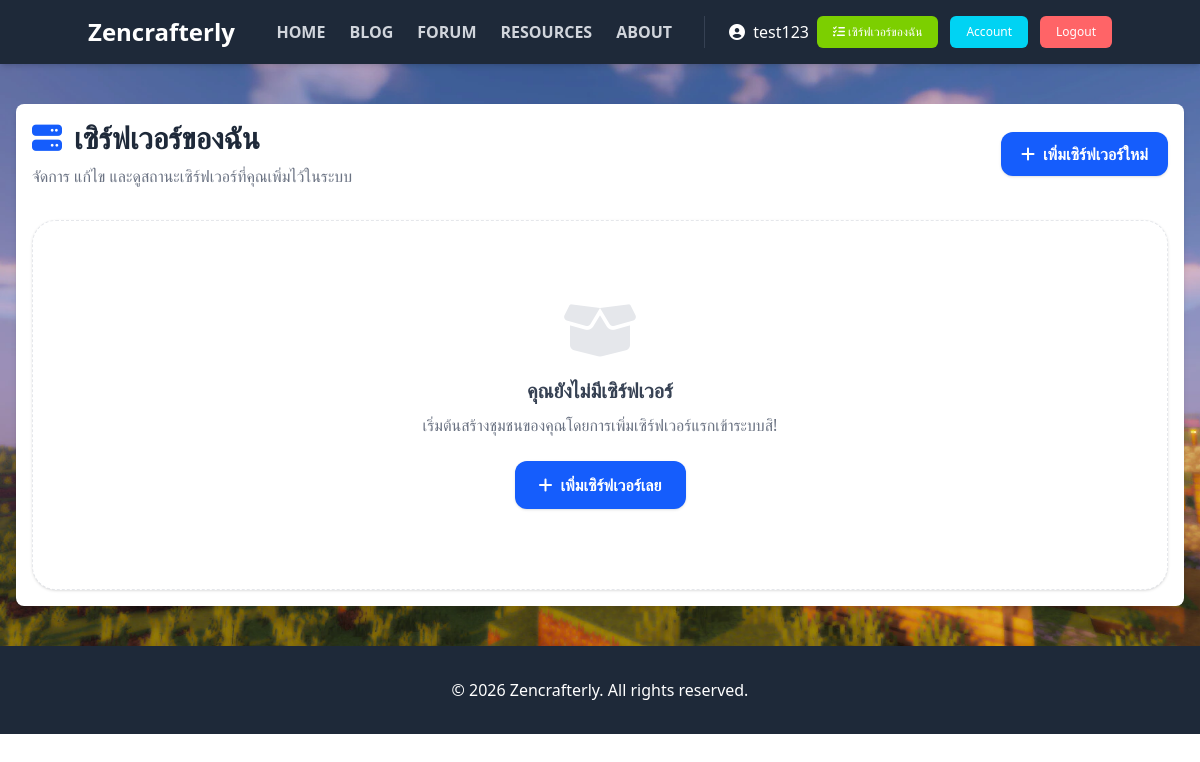
Page /server/myServers.php (signed in) on the earlier database version.
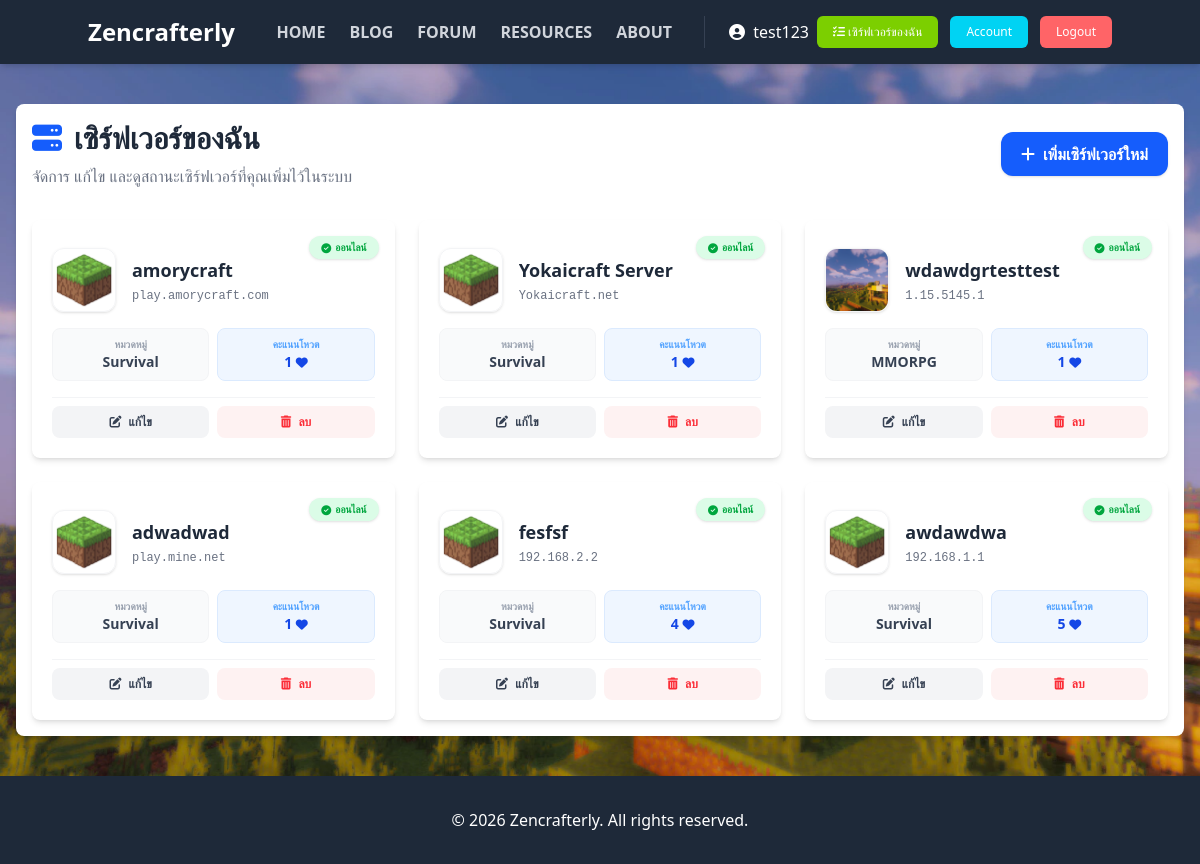
Same page on the later database version.
### tables this page shows
CREATE TABLE `servers` (
  `serverId` int NOT NULL,
  `userId` int NOT NULL,
  `serverName` varchar(255) NOT NULL,
  `serverIP` varchar(255) NOT NULL,
  `serverVersion` varchar(50) NOT NULL,
  `serverCategory` varchar(100) NOT NULL,
  `serverDescription` text,
  `serverImage` varchar(255) DEFAULT NULL,
  `votes` int NOT NULL DEFAULT '0',
  `status` enum('pending','approved','rejected','') NOT NULL DEFAULT 'pending',
  `createdAt` timestamp NOT NULL DEFAULT CURRENT_TIMESTAMP,
  `updatedAt` timestamp NULL DEFAULT CURRENT_TIMESTAMP ON UPDATE CURRENT_TIMESTAMP
);

### system/config.php (called while the page is built)
<?php
function base_url($path = '')
{
    $hostUrl = $_SERVER['HTTP_HOST'];
    if ($hostUrl === 'localhost') {
        return '/web_peaceful_project_2024' . $path;
    } else {
        return $path;
    }
}

### system/serverSystem.php (called while the page is built, shortened)
<?php
function fetchUserServers($conn, $userId)
{
    try {
        $stmt = $conn->prepare("SELECT * FROM servers WHERE userId = :userId ORDER BY createdAt DESC");
        $stmt->execute([':userId' => $userId]);
        return $stmt->fetchAll(PDO::FETCH_ASSOC);
    } catch (PDOException $e) {
        error_log("Fetch User Servers Error: " . $e->getMessage());
        return [];
    }
}

### server/myServers.php (the view, shortened to what this page needs)
<?php
require_once("../system/conn.php");
require_once("../system/config.php");
require_once("../system/serverSystem.php");
$userId = $_SESSION['userId'];
$myServers = fetchUserServers($conn, $userId);
?>
<!DOCTYPE html>
<html lang="en">
<head>
    <link rel="stylesheet" href="https://cdnjs.cloudflare.com/ajax/libs/font-awesome/6.6.0/css/all.min.css" />
    <link rel="stylesheet" href="../css/output.css">
    <link rel="stylesheet" href="../css/style.css">
</head>
<body>
    <?php include_once("../components/header-navbar.php"); ?>
    <div class="max-w-7xl mx-auto px-4 py-10">
        <div class="card-white">
            <div class="flex flex-col md:flex-row justify-between items-center mb-8 gap-4">
                <div>
                    <h1 class="text-3xl font-bold text-gray-800 flex items-center">
                        <i class="fa-solid fa-server text-blue-600 mr-3"></i> เซิร์ฟเวอร์ของฉัน
                    </h1>
                    <p class="text-gray-500 mt-2">จัดการ แก้ไข และดูสถานะเซิร์ฟเวอร์ที่คุณเพิ่มไว้ในระบบ</p>
                </div>
                <a href="addServer.php" class="bg-blue-600 hover:bg-blue-700 text-white px-5 py-2.5 rounded-xl font-bold transition shadow-sm flex items-center gap-2">
                    <i class="fa-solid fa-plus"></i> เพิ่มเซิร์ฟเวอร์ใหม่
                </a>
            </div>
            <?php if (!empty($myServers)): ?>
                <div class="grid grid-cols-1 md:grid-cols-2 lg:grid-cols-3 gap-6">
                    <?php foreach ($myServers as $server): ?>
                        <div class="card-white p-5 flex flex-col relative overflow-hidden group">
                            <div class="absolute top-4 right-4">
                                <?php
                                    $statusConf = [
                                        'pending' => ['bg-yellow-100 text-yellow-600', 'รอตรวจสอบ', 'fa-clock'],
                                        'approved' => ['bg-green-100 text-green-600', 'ออนไลน์', 'fa-check-circle'],
                                        'rejected' => ['bg-red-100 text-red-600', 'ถูกปฏิเสธ', 'fa-times-circle']
                                    ];
                                    $s = $statusConf[$server['status']] ?? $statusConf['pending'];
                                ?>
                                <span class="px-3 py-1 rounded-full text-[10px] font-bold <?= $s[0] ?> flex items-center gap-1 shadow-sm">
                                    <i class="fa-solid <?= $s[2] ?>"></i> <?= $s[1] ?>
                                </span>
                            </div>
                            <div class="flex gap-4 items-center mb-4 mt-2">
                                <img src="../img/server-icons/<?= $server['serverImage'] ?: 'default_server.webp' ?>"
                                     class="w-16 h-16 rounded-xl object-cover shadow-sm border border-gray-100"
                                     onerror="this.src='../img/default_server.webp'">
                                <div>
                                    <h3 class="font-bold text-gray-800 text-lg line-clamp-1"><?= htmlspecialchars($server['serverName']) ?></h3>
                                    <p class="text-xs text-gray-500 font-mono mt-1"><?= htmlspecialchars($server['serverIP']) ?></p>
                                </div>
                            </div>
                            <div class="grid grid-cols-2 gap-2 mb-4">
                                <div class="bg-gray-50 p-2 rounded-lg text-center border border-gray-100">
                                    <p class="text-[10px] text-gray-400 font-bold uppercase">หมวดหมู่</p>
                                    <p class="text-sm font-bold text-gray-700 truncate"><?= htmlspecialchars($server['serverCategory']) ?></p>
                                </div>
                                <div class="bg-blue-50 p-2 rounded-lg text-center border border-blue-100">
                                    <p class="text-[10px] text-blue-400 font-bold uppercase">คะแนนโหวต</p>
                                    <p class="text-sm font-bold text-blue-700"><?= number_format($server['votes']) ?> <i class="fa-solid fa-heart text-xs"></i></p>
                                </div>
                            </div>
                            <div class="mt-auto flex gap-2 pt-2 border-t border-gray-100">
                                <a href="editServer.php?id=<?= $server['serverId'] ?>"
                                   class="flex-1 bg-gray-100 hover:bg-gray-200 text-gray-700 text-xs font-bold py-2 rounded-lg transition text-center">
                                    <i class="fa-solid fa-pen-to-square mr-1"></i> แก้ไข
                                </a>
                                <form action="" method="post" class="flex-1" onsubmit="return confirm('คุณแน่ใจหรือไม่ว่าต้องการลบเซิร์ฟเวอร์นี้? การกระทำนี้ไม่สามารถกู้คืนได้');">
                                    <button type="submit" class="w-full bg-red-50 hover:bg-red-500 hover:text-white text-red-500 text-xs font-bold py-2 rounded-lg transition">
                                        <i class="fa-solid fa-trash-can mr-1"></i> ลบ
                                    </button>
                                </form>
                            </div>
                        </div>
                    <?php endforeach; ?>
                </div>
            <?php else: ?>
                <div class="text-center py-20 bg-white rounded-3xl shadow-sm border border-dashed border-gray-200 mt-6">
                    <i class="fa-solid fa-box-open text-6xl text-gray-200 mb-4"></i>
                    <h3 class="text-xl font-bold text-gray-700 mb-2">คุณยังไม่มีเซิร์ฟเวอร์</h3>
                    <p class="text-gray-500 mb-6">เริ่มต้นสร้างชุมชนของคุณโดยการเพิ่มเซิร์ฟเวอร์แรกเข้าระบบสิ!</p>
                    <a href="addServer.php" class="bg-blue-600 text-white px-6 py-3 rounded-xl font-bold shadow-sm hover:bg-blue-700 transition inline-flex items-center gap-2">
                        <i class="fa-solid fa-plus"></i> เพิ่มเซิร์ฟเวอร์เลย
                    </a>
                </div>
            <?php endif; ?>
        </div>
    </div>
    <?php include_once("../components/footer.php"); ?>
</body>
</html>

### components/header-navbar.php (shortened to what this page needs)
<nav class="bg-gray-800 p-4 shadow-md">
    <div class="container mx-auto">
        <div class="flex justify-between items-center">
            <div class="flex-shrink-0">
                <a href="<?= base_url('/index.php') ?>" class="text-white text-2xl font-bold hover:text-blue-400 transition">
                    Zencrafterly
                </a>
            </div>
            <div class="hidden lg:flex items-center space-x-8">
                <div class="flex space-x-6">
                    <a href="<?= base_url('/index.php') ?>" class="font-semibold text-gray-300 hover:text-white transition">HOME</a>
                    <a href="<?= base_url('/blogs.php') ?>" class="font-semibold text-gray-300 hover:text-white transition">BLOG</a>
                    <a href="<?= base_url('/forum.php') ?>" class="font-semibold text-gray-300 hover:text-white transition">FORUM</a>
                    <a href="<?= base_url('/resources.php') ?>" class="font-semibold text-gray-300 hover:text-white transition">RESOURCES</a>
                    <a href="<?= base_url('/about.php') ?>" class="font-semibold text-gray-300 hover:text-white transition">ABOUT</a>
                </div>
                <div class="flex items-center space-x-3 border-l border-gray-700 pl-6">
                    <?php if (isset($_SESSION['userId'])): ?>
                        <span class="text-white font-medium mr-2">
                            <i class="fa-solid fa-user-circle mr-1"></i> <?= $_SESSION['username']; ?>
                        </span>
                        <a href="<?= base_url('/server/myServers.php') ?>" class="btn-lime-500 text-xs py-2">
                            <i class="fa-solid fa-list-check"></i> เซิร์ฟเวอร์ของฉัน
                        </a>
                        <a href="<?= base_url('/account/account.php') ?>" class="btn-cyan-500 text-xs py-2">Account</a>
                        <a href="<?= base_url('/account/logout.php') ?>" class="btn-red-500 text-xs py-2">Logout</a>
                    <?php else: ?>
                        <a href="<?= base_url('/account/signup.php') ?>" class="btn-blue-500 text-sm">SIGN UP</a>
                        <a href="<?= base_url('/account/login.php') ?>" class="btn-green-500 text-sm">LOGIN</a>
                    <?php endif; ?>
                </div>
            </div>
        </div>
    </div>
</nav>

### components/footer.php
<footer class="bg-gray-800 text-white py-8">
        <div class="container mx-auto px-4">
            <div class="flex justify-center item-center">
                <p class="text-gray-x-4">© 2026 Zencrafterly. All rights reserved.</p>
            </div>
        </div>
</footer>

### css/style.css (style rules this page uses)
body { background-image: url('../img/bg_blur.webp'); background-size: cover; background-position: bg-center; background-repeat: no-repeat; }

Differences in the rows shown:
added servers: status "ออนไลน์", serverImage (placeholder picture), serverName "amorycraft", serverIP "play.amorycraft.com", serverCategory "Survival", votes "1"
added servers: status "ออนไลน์", serverImage (placeholder picture), serverName "Yokaicraft Server", serverIP "Yokaicraft.net", serverCategory "Survival", votes "1"
added servers: status "ออนไลน์", serverImage (picture), serverName "wdawdgrtesttest", serverIP "1.15.5145.1", serverCategory "MMORPG", votes "1"
added servers: status "ออนไลน์", serverImage (placeholder picture), serverName "adwadwad", serverIP "play.mine.net", serverCategory "Survival", votes "1"
added servers: status "ออนไลน์", serverImage (placeholder picture), serverName "fesfsf", serverIP "192.168.2.2", serverCategory "Survival", votes "4"
added servers: status "ออนไลน์", serverImage (placeholder picture), serverName "awdawdwa", serverIP "192.168.1.1", serverCategory "Survival", votes "5"
Other differences:
text no longer shown: "คุณยังไม่มีเซิร์ฟเวอร์ เริ่มต้นสร้างชุมชนของคุณโดยการเพิ่มเซิร์ฟเวอร์แรกเข้าระบบสิ! เพิ่มเซิร์ฟเวอร์เลย"
